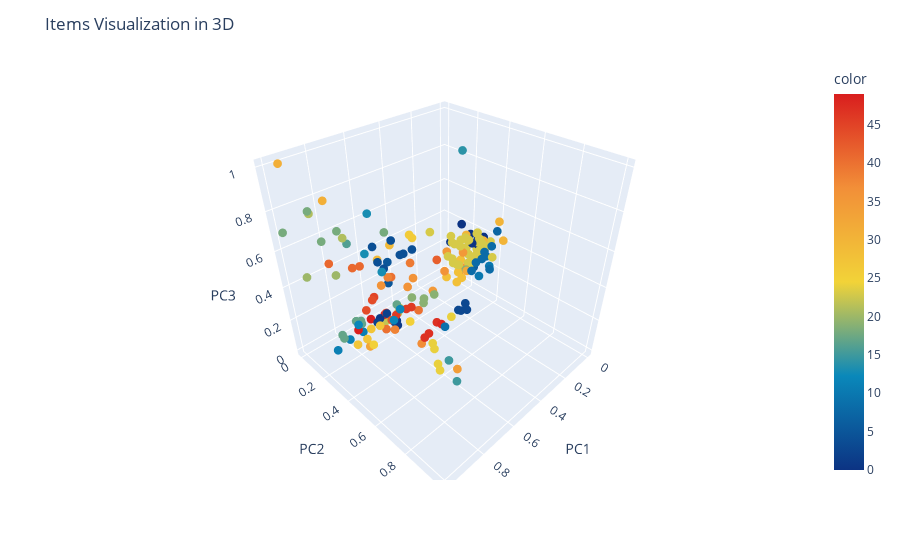

This figure's notebook cell:
### Code cell
# Plot the data in 3D
fig = px.scatter_3d(X_pca3, x='PC1', y='PC2', z='PC3', color=y, color_continuous_scale="Portland")
fig.update_layout(title="Items Visualization in 3D")
fig.update_traces(marker=dict(size=3))
fig.show()

### Figure 1 — Plotly figure (JSON) as saved in the notebook; plotly's stock layout.template omitted (floating-point values rounded to 4 significant figures; data arrays with more than 128 entries replaced by an {"elided": "..."} marker saying what was removed)
{"data": [{"hovertemplate": "PC1=%{x}<br>PC2=%{y}<br>PC3=%{z}<br>color=%{marker.color}<extra></extra>", "legendgroup": "", "marker": {"color": {"elided": "194 int values"}, "coloraxis": "coloraxis", "size": 3, "symbol": "circle"}, "mode": "markers", "name": "", "scene": "scene", "showlegend": false, "type": "scatter3d", "x": {"elided": "194 float values"}, "y": {"elided": "194 float values"}, "z": {"elided": "194 float values"}}], "layout": {"coloraxis": {"colorbar": {"title": {"text": "color"}}, "colorscale": [[0, "rgb(12,51,131)"], [0.25, "rgb(10,136,186)"], [0.5, "rgb(242,211,56)"], [0.75, "rgb(242,143,56)"], [1, "rgb(217,30,30)"]]}, "legend": {"tracegroupgap": 0}, "margin": {"t": 60}, "scene": {"domain": {"x": [0, 1], "y": [0, 1]}, "xaxis": {"title": {"text": "PC1"}}, "yaxis": {"title": {"text": "PC2"}}, "zaxis": {"title": {"text": "PC3"}}}, "title": {"text": "Items Visualization in 3D"}}}
